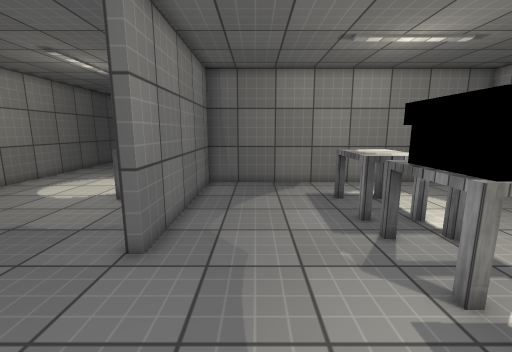
[1] (above)

19 first-person views from a walk through a scene from a Unity 3-D project. The camera is 1.4 m above the floor, tilts 10° down and sees 90° across. The floor is counted in squares, 0.5 m on a side. Each view is taken from the middle of a square. On the plan, view 1 faces up. The plan holds only what a view shows up to about 19 squares ahead; the rest is blank. The place goes on beyond the plan. The player is left out. Door leaves are left out, so doorways stand open. Surface patterns are stand-ins for the level's own textures.

[2]
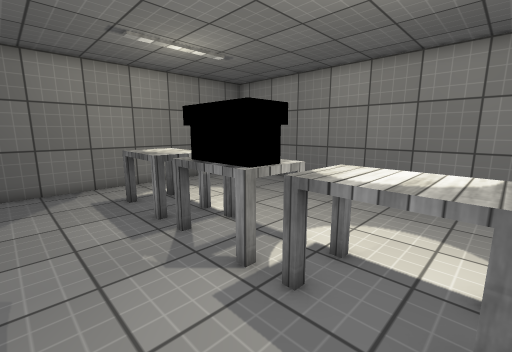

[3]
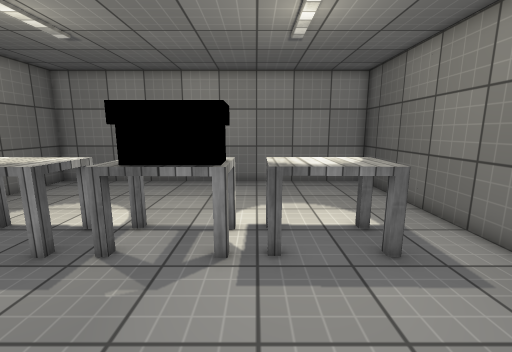

[4]
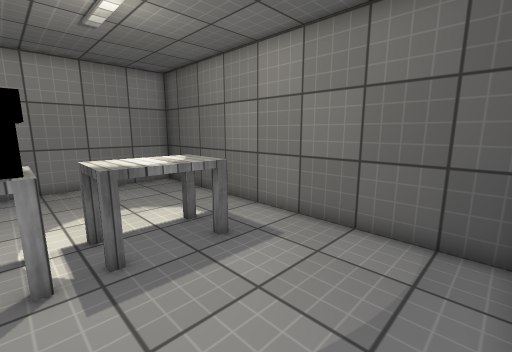

[5]
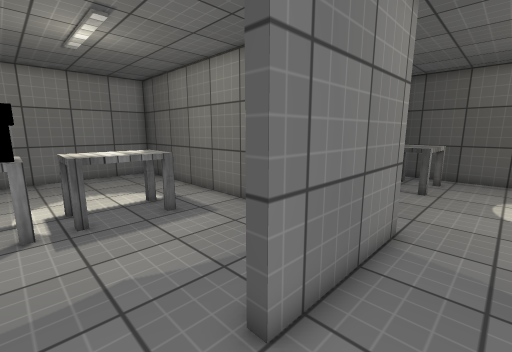

[6]
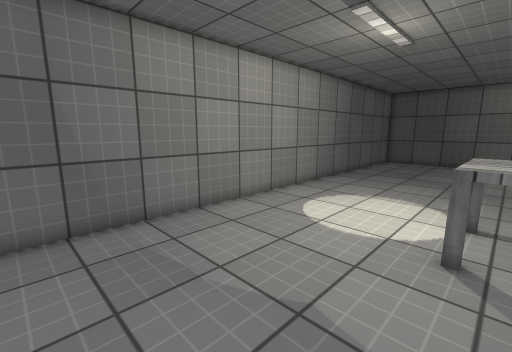

[7]
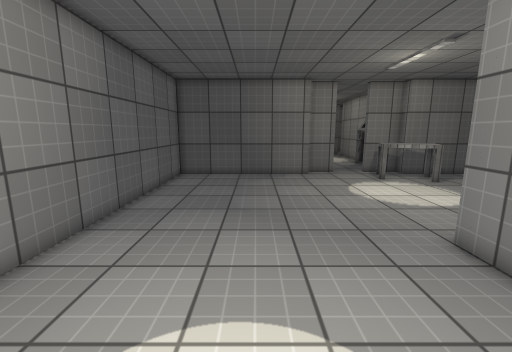

[8]
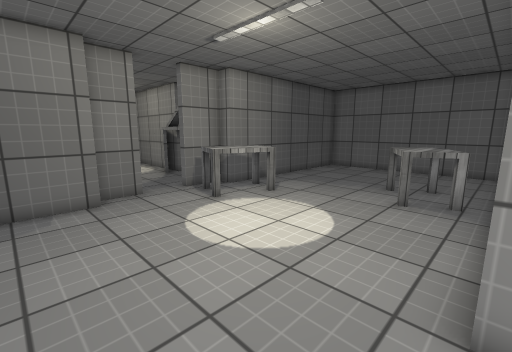

[9]
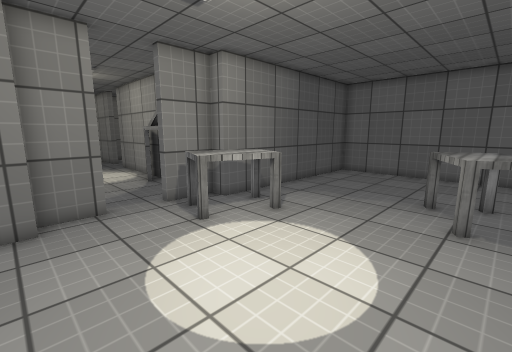

[10]
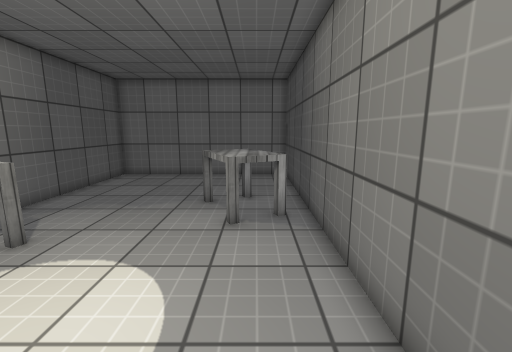

[11]
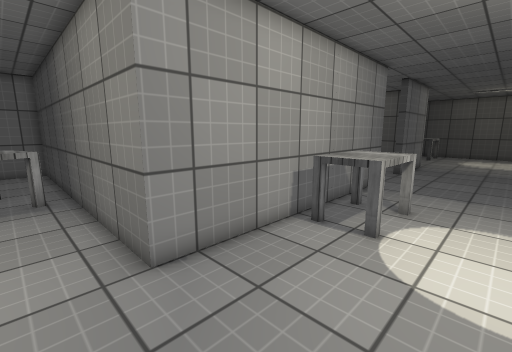

[12]
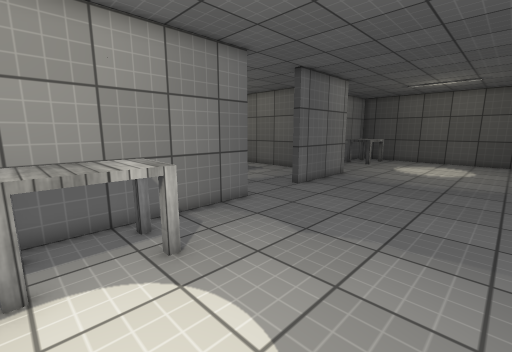

[13]
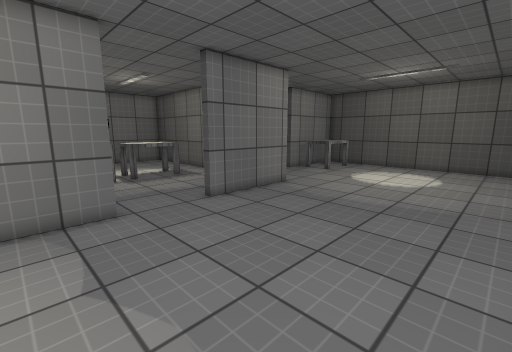

[14]
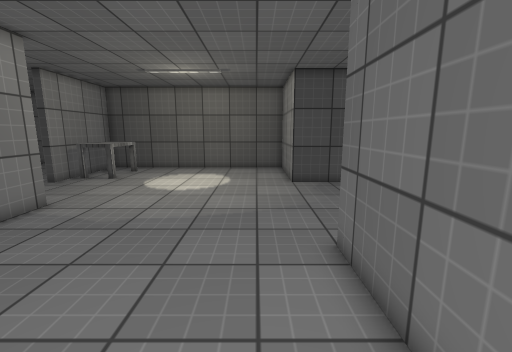

[15]
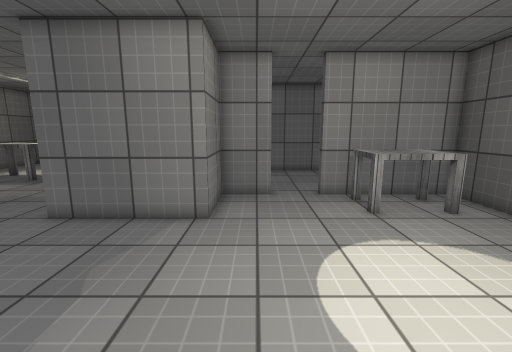

[16]
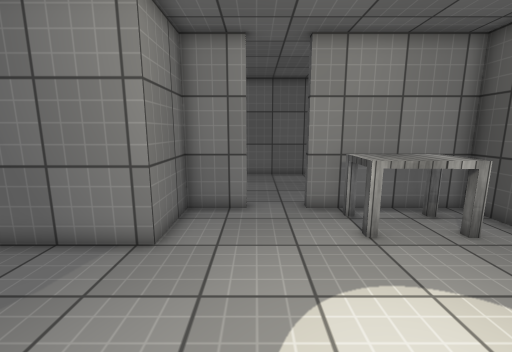

[17]
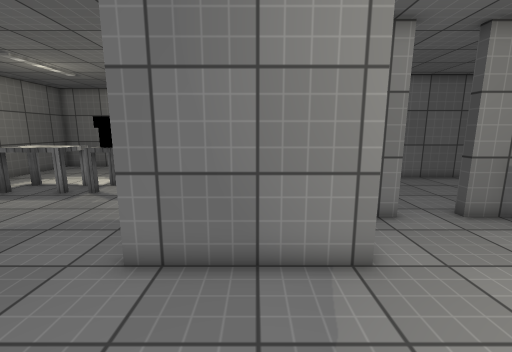

[18]
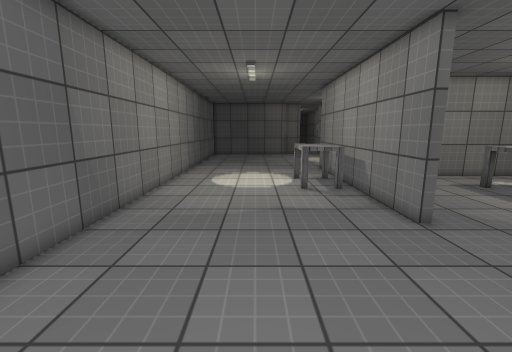

[19]
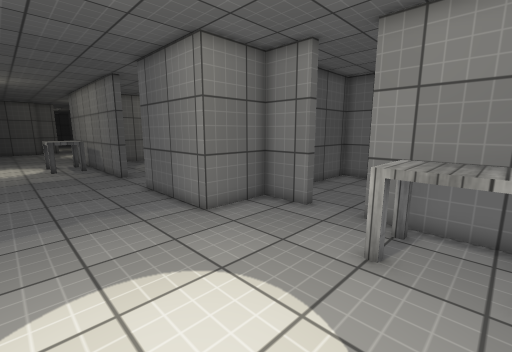

### Floor plan
Points are (right, up) in squares from view 1. A wall is a line through its corners. A room is listed if a view was taken in it or the views show most of it. See-through windows are left out.
Room 1 (views 1, 2, 3, 4)
walls: (-3, 1.8) (-2.5, 1.8); (-2.2, -3.1) (12.3, -3.1) (12.3, 13.9) (-2.6, 13.9) (-2.6, 5.5) (-3, 5.5)
ways out: opening at (-3, 3.5) to room 2
objects: table (3, 0) to (5, 3); table (3, 4) to (5, 7); table (3, 8) to (5, 11)
Room 2 (views 5, 6, 7, 8, 9, 10, 11, 12, 13, 14, 15, 16, 17, 18, 19)
walls: (-3, 5.5) (-3, 18.1) (12.6, 18.1) (12.6, 28.7) (1.8, 28.7) (1.8, 29.5) (-0.5, 29.5); (0.1, -5.7) (0.1, -3.5) (-3, -3.5) (-3, 1.8); (-4.5, 28.7) (-13, 28.7) (-13, 0); (-2.6, 29.5) (-4.5, 29.5); (-13.5, -7.9) (-13, -7.9) (-13, -13.2); (0.1, -13.5) (0.1, -7.9)
ways out: opening at (-3, 3.5) to room 1; open door at (-1.5, 30); open door at (0, -6.5)
objects: table (-6, 10) to (-4, 13); table (-3, -12) to (-1, -9); table (-1, 26) to (3, 29); table (4, 19) to (7, 22)

Where each view was taken, in squares from view 1:
view 1: 0 up, 0 right, facing up
view 2: 0 up, 0 right, facing up-right
view 3: 3 up, 2 left, facing right
view 4: 4 up, 2 left, facing down-right
view 5: 4 up, 5 left, facing down-right
view 6: 4 up, 5 left, facing up-left
view 7: 12 up, 8 left, facing up
view 8: 18 up, 7 left, facing up-right
view 9: 20 up, 5 left, facing up-right
view 10: 20 up, 4 left, facing right
view 11: 20 up, 8 left, facing down-right
view 12: 13 up, 11 left, facing down-right
view 13: 8 up, 12 left, facing down-right
view 14: 6 up, 11 left, facing down
view 15: 5 down, 11 left, facing right
view 16: 6 down, 9 left, facing right
view 17: 1 down, 8 left, facing right
view 18: 2 down, 8 left, facing up
view 19: 11 down, 8 left, facing up-right
